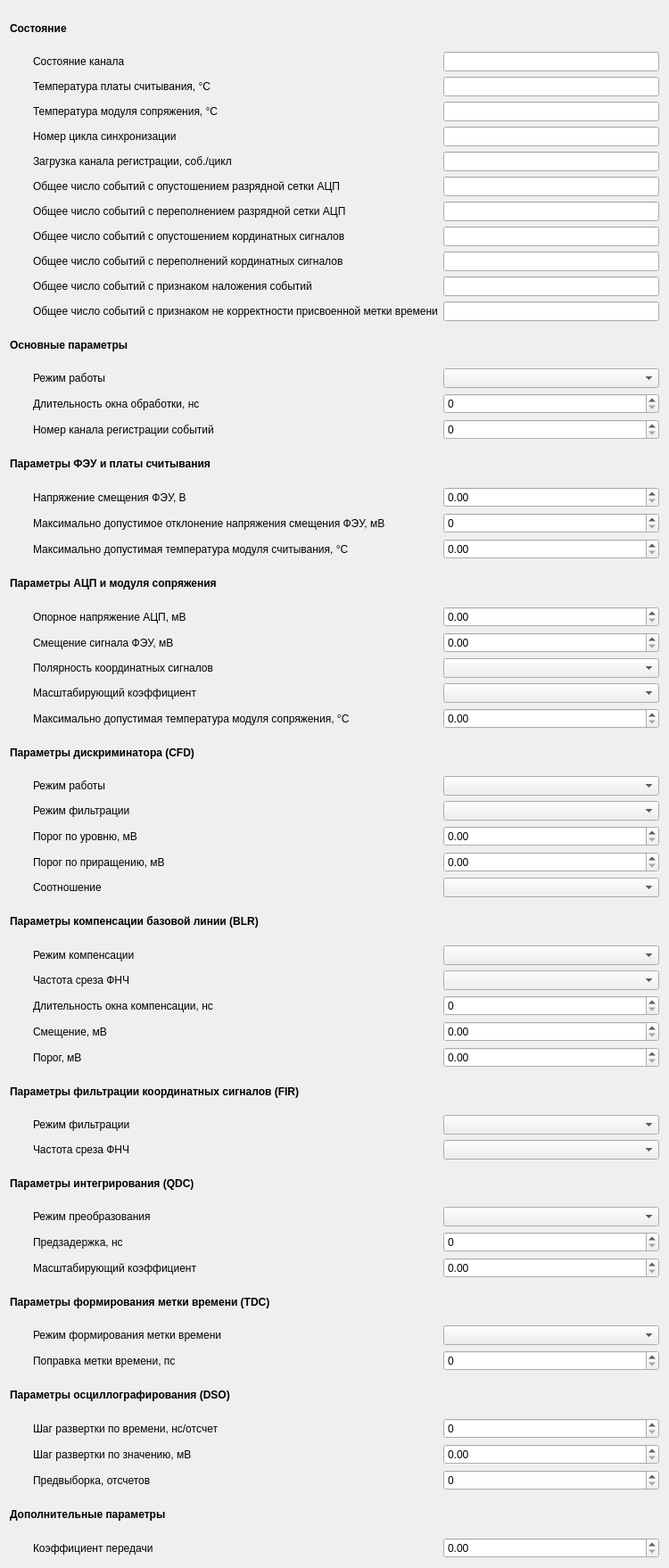
<?xml version="1.0" encoding="UTF-8"?>
<ui version="4.0">
 <class>PET_brg_sim_ch_page</class>
 <widget class="QWidget" name="PET_brg_sim_ch_page">
  <property name="geometry">
   <rect>
    <x>0</x>
    <y>0</y>
    <width>750</width>
    <height>1758</height>
   </rect>
  </property>
  <property name="windowTitle">
   <string>Form</string>
  </property>
  <layout class="QVBoxLayout" name="verticalLayout">
   <item>
    <layout class="QGridLayout" name="gridLayout">
     <item row="47" column="1">
      <widget class="QLabel" name="label_30">
       <property name="text">
        <string>Частота среза ФНЧ</string>
       </property>
      </widget>
     </item>
     <item row="55" column="0" colspan="3">
      <widget class="QLabel" name="label_34">
       <property name="font">
        <font>
         <weight>75</weight>
         <bold>true</bold>
        </font>
       </property>
       <property name="text">
        <string>Параметры осциллографирования (DSO)</string>
       </property>
      </widget>
     </item>
     <item row="10" column="1">
      <widget class="QLabel" name="label_53">
       <property name="text">
        <string>Общее число событий с переполнений кординатных сигналов</string>
       </property>
      </widget>
     </item>
     <item row="9" column="1">
      <widget class="QLabel" name="label_47">
       <property name="text">
        <string>Общее число событий с опустошением кординатных сигналов</string>
       </property>
      </widget>
     </item>
     <item row="50" column="2">
      <widget class="QSpinBox" name="sb_qdc_predelay"/>
     </item>
     <item row="17" column="1">
      <widget class="QLabel" name="label_19">
       <property name="text">
        <string>Номер канала регистрации событий</string>
       </property>
      </widget>
     </item>
     <item row="53" column="1">
      <widget class="QLabel" name="label_32">
       <property name="text">
        <string>Режим формирования метки времени</string>
       </property>
      </widget>
     </item>
     <item row="52" column="0" colspan="3">
      <widget class="QLabel" name="label_31">
       <property name="font">
        <font>
         <weight>75</weight>
         <bold>true</bold>
        </font>
       </property>
       <property name="text">
        <string>Параметры формирования метки времени (TDC)</string>
       </property>
      </widget>
     </item>
     <item row="33" column="1">
      <widget class="QLabel" name="label_15">
       <property name="text">
        <string>Порог по уровню, мВ</string>
       </property>
      </widget>
     </item>
     <item row="40" column="2">
      <widget class="QDoubleSpinBox" name="dsb_blr_offset"/>
     </item>
     <item row="27" column="1">
      <widget class="QLabel" name="label_13">
       <property name="text">
        <string>Полярность координатных сигналов</string>
       </property>
      </widget>
     </item>
     <item row="54" column="1">
      <widget class="QLabel" name="label_33">
       <property name="text">
        <string>Поправка метки времени, пс</string>
       </property>
      </widget>
     </item>
     <item row="40" column="1">
      <widget class="QLabel" name="label_7">
       <property name="text">
        <string>Смещение, мВ</string>
       </property>
      </widget>
     </item>
     <item row="22" column="2">
      <widget class="QDoubleSpinBox" name="dsb_readout_temp_max"/>
     </item>
     <item row="25" column="2">
      <widget class="QDoubleSpinBox" name="dsb_adc_reference"/>
     </item>
     <item row="26" column="1">
      <widget class="QLabel" name="label_14">
       <property name="text">
        <string>Смещение сигнала ФЭУ, мВ</string>
       </property>
      </widget>
     </item>
     <item row="56" column="2">
      <widget class="QSpinBox" name="sb_dso_time_step"/>
     </item>
     <item row="36" column="0" colspan="3">
      <widget class="QLabel" name="label_28">
       <property name="font">
        <font>
         <weight>75</weight>
         <bold>true</bold>
        </font>
       </property>
       <property name="text">
        <string>Параметры компенсации базовой линии (BLR)</string>
       </property>
      </widget>
     </item>
     <item row="26" column="2">
      <widget class="QDoubleSpinBox" name="dsb_in_offset"/>
     </item>
     <item row="28" column="2">
      <widget class="QComboBox" name="cb_in_scale"/>
     </item>
     <item row="50" column="1">
      <widget class="QLabel" name="label_10">
       <property name="text">
        <string>Предзадержка, нс</string>
       </property>
      </widget>
     </item>
     <item row="38" column="2">
      <widget class="QComboBox" name="cb_blr_fc"/>
     </item>
     <item row="47" column="2">
      <widget class="QComboBox" name="cb_fir_fc"/>
     </item>
     <item row="14" column="0" colspan="3">
      <widget class="QLabel" name="label_2">
       <property name="font">
        <font>
         <weight>75</weight>
         <bold>true</bold>
        </font>
       </property>
       <property name="text">
        <string>Основные параметры</string>
       </property>
      </widget>
     </item>
     <item row="53" column="2">
      <widget class="QComboBox" name="cb_tdc_mode"/>
     </item>
     <item row="41" column="1">
      <widget class="QLabel" name="label_3">
       <property name="text">
        <string>Порог, мВ</string>
       </property>
      </widget>
     </item>
     <item row="49" column="2">
      <widget class="QComboBox" name="cb_qdc_mode"/>
     </item>
     <item row="56" column="1">
      <widget class="QLabel" name="label_35">
       <property name="text">
        <string>Шаг развертки по времени, нс/отcчет</string>
       </property>
      </widget>
     </item>
     <item row="31" column="1">
      <widget class="QLabel" name="label_27">
       <property name="text">
        <string>Режим работы</string>
       </property>
      </widget>
     </item>
     <item row="23" column="0" colspan="3">
      <widget class="QLabel" name="label_23">
       <property name="font">
        <font>
         <weight>75</weight>
         <bold>true</bold>
        </font>
       </property>
       <property name="text">
        <string>Параметры АЦП и модуля сопряжения</string>
       </property>
      </widget>
     </item>
     <item row="57" column="1">
      <widget class="QLabel" name="label_36">
       <property name="text">
        <string>Шаг развертки по значению, мВ</string>
       </property>
      </widget>
     </item>
     <item row="31" column="2">
      <widget class="QComboBox" name="cb_cfd_mode"/>
     </item>
     <item row="58" column="2">
      <widget class="QSpinBox" name="sb_dso_prefetch"/>
     </item>
     <item row="19" column="1">
      <widget class="QLabel" name="label_17">
       <property name="text">
        <string>Напряжение смещения ФЭУ, В</string>
       </property>
      </widget>
     </item>
     <item row="51" column="2">
      <widget class="QDoubleSpinBox" name="dsb_qdc_scale"/>
     </item>
     <item row="39" column="1">
      <widget class="QLabel" name="label_4">
       <property name="text">
        <string>Длительность окна компенсации, нс</string>
       </property>
      </widget>
     </item>
     <item row="34" column="1">
      <widget class="QLabel" name="label_21">
       <property name="text">
        <string>Порог по приращению, мВ</string>
       </property>
      </widget>
     </item>
     <item row="41" column="2">
      <widget class="QDoubleSpinBox" name="dsb_blr_threshold"/>
     </item>
     <item row="39" column="2">
      <widget class="QSpinBox" name="sb_blr_gate_width"/>
     </item>
     <item row="35" column="1">
      <widget class="QLabel" name="label_38">
       <property name="text">
        <string>Соотношение</string>
       </property>
      </widget>
     </item>
     <item row="27" column="2">
      <widget class="QComboBox" name="cb_in_polarity"/>
     </item>
     <item row="33" column="2">
      <widget class="QDoubleSpinBox" name="dsb_cfd_l_threshold"/>
     </item>
     <item row="37" column="2">
      <widget class="QComboBox" name="cb_blr_mode"/>
     </item>
     <item row="29" column="2">
      <widget class="QDoubleSpinBox" name="dsb_ifmodule_temp_max"/>
     </item>
     <item row="28" column="1">
      <widget class="QLabel" name="label_24">
       <property name="text">
        <string>Масштабирующий коэффициент</string>
       </property>
      </widget>
     </item>
     <item row="46" column="2">
      <widget class="QComboBox" name="cb_fir_mode"/>
     </item>
     <item row="15" column="1">
      <widget class="QLabel" name="label">
       <property name="text">
        <string>Режим работы</string>
       </property>
      </widget>
     </item>
     <item row="16" column="2">
      <widget class="QSpinBox" name="sb_gate_width"/>
     </item>
     <item row="58" column="1">
      <widget class="QLabel" name="label_37">
       <property name="text">
        <string>Предвыборка, отсчетов</string>
       </property>
      </widget>
     </item>
     <item row="15" column="0">
      <widget class="QWidget" name="widget" native="true">
       <property name="sizePolicy">
        <sizepolicy hsizetype="Fixed" vsizetype="Preferred">
         <horstretch>0</horstretch>
         <verstretch>0</verstretch>
        </sizepolicy>
       </property>
       <property name="minimumSize">
        <size>
         <width>20</width>
         <height>0</height>
        </size>
       </property>
      </widget>
     </item>
     <item row="30" column="0" colspan="3">
      <widget class="QLabel" name="label_26">
       <property name="font">
        <font>
         <weight>75</weight>
         <bold>true</bold>
        </font>
       </property>
       <property name="text">
        <string>Параметры дискриминатора (CFD)</string>
       </property>
      </widget>
     </item>
     <item row="38" column="1">
      <widget class="QLabel" name="label_5">
       <property name="text">
        <string>Частота среза ФНЧ</string>
       </property>
      </widget>
     </item>
     <item row="35" column="2">
      <widget class="QComboBox" name="cb_cfd_fract"/>
     </item>
     <item row="37" column="1">
      <widget class="QLabel" name="label_29">
       <property name="text">
        <string>Режим компенсации</string>
       </property>
      </widget>
     </item>
     <item row="32" column="2">
      <widget class="QComboBox" name="cb_cfd_lpf_mode"/>
     </item>
     <item row="21" column="2">
      <widget class="QSpinBox" name="sb_pm_bias_deviation"/>
     </item>
     <item row="48" column="0" colspan="3">
      <widget class="QLabel" name="label_8">
       <property name="font">
        <font>
         <weight>75</weight>
         <bold>true</bold>
        </font>
       </property>
       <property name="text">
        <string>Параметры интегрирования (QDC)</string>
       </property>
      </widget>
     </item>
     <item row="57" column="2">
      <widget class="QDoubleSpinBox" name="dsb_dso_value_step"/>
     </item>
     <item row="54" column="2">
      <widget class="QSpinBox" name="sb_tdc_adj"/>
     </item>
     <item row="32" column="1">
      <widget class="QLabel" name="label_42">
       <property name="text">
        <string>Режим фильтрации</string>
       </property>
      </widget>
     </item>
     <item row="18" column="0" colspan="3">
      <widget class="QLabel" name="label_20">
       <property name="font">
        <font>
         <weight>75</weight>
         <bold>true</bold>
        </font>
       </property>
       <property name="text">
        <string>Параметры ФЭУ и платы считывания</string>
       </property>
      </widget>
     </item>
     <item row="51" column="1">
      <widget class="QLabel" name="label_11">
       <property name="text">
        <string>Масштабирующий коэффициент</string>
       </property>
      </widget>
     </item>
     <item row="44" column="0" colspan="3">
      <widget class="QLabel" name="label_6">
       <property name="font">
        <font>
         <weight>75</weight>
         <bold>true</bold>
        </font>
       </property>
       <property name="text">
        <string>Параметры фильтрации координатных сигналов (FIR)</string>
       </property>
      </widget>
     </item>
     <item row="21" column="1">
      <widget class="QLabel" name="label_12">
       <property name="text">
        <string>Максимально допустимое отклонение напряжения смещения ФЭУ, мВ</string>
       </property>
      </widget>
     </item>
     <item row="1" column="0" colspan="3">
      <widget class="QLabel" name="label_43">
       <property name="font">
        <font>
         <weight>75</weight>
         <bold>true</bold>
        </font>
       </property>
       <property name="text">
        <string>Состояние</string>
       </property>
      </widget>
     </item>
     <item row="49" column="1">
      <widget class="QLabel" name="label_41">
       <property name="text">
        <string>Режим преобразования</string>
       </property>
      </widget>
     </item>
     <item row="15" column="2">
      <widget class="QComboBox" name="cb_mode"/>
     </item>
     <item row="16" column="1">
      <widget class="QLabel" name="label_18">
       <property name="text">
        <string>Длительность окна обработки, нс</string>
       </property>
      </widget>
     </item>
     <item row="46" column="1">
      <widget class="QLabel" name="label_9">
       <property name="text">
        <string>Режим фильтрации</string>
       </property>
      </widget>
     </item>
     <item row="29" column="1">
      <widget class="QLabel" name="label_25">
       <property name="text">
        <string>Максимально допустимая температура модуля сопряжения, °C</string>
       </property>
      </widget>
     </item>
     <item row="3" column="1">
      <widget class="QLabel" name="label_49">
       <property name="text">
        <string>Температура платы считывания, °C</string>
       </property>
      </widget>
     </item>
     <item row="25" column="1">
      <widget class="QLabel" name="label_16">
       <property name="text">
        <string>Опорное напряжение АЦП, мВ</string>
       </property>
      </widget>
     </item>
     <item row="22" column="1">
      <widget class="QLabel" name="label_22">
       <property name="text">
        <string>Максимально допустимая температура модуля считывания, °C</string>
       </property>
      </widget>
     </item>
     <item row="4" column="1">
      <widget class="QLabel" name="label_48">
       <property name="text">
        <string>Температура модуля сопряжения, °C</string>
       </property>
      </widget>
     </item>
     <item row="8" column="1">
      <widget class="QLabel" name="label_51">
       <property name="text">
        <string>Общее число событий с переполнением разрядной сетки АЦП</string>
       </property>
      </widget>
     </item>
     <item row="17" column="2">
      <widget class="QSpinBox" name="sb_event_src"/>
     </item>
     <item row="11" column="1">
      <widget class="QLabel" name="label_54">
       <property name="text">
        <string>Общее число событий с признаком наложения событий</string>
       </property>
      </widget>
     </item>
     <item row="34" column="2">
      <widget class="QDoubleSpinBox" name="dsb_cfd_d_threshold"/>
     </item>
     <item row="2" column="1">
      <widget class="QLabel" name="label_50">
       <property name="text">
        <string>Состояние канала</string>
       </property>
      </widget>
     </item>
     <item row="6" column="1">
      <widget class="QLabel" name="label_52">
       <property name="text">
        <string>Загрузка канала регистрации, соб./цикл</string>
       </property>
      </widget>
     </item>
     <item row="5" column="1">
      <widget class="QLabel" name="label_55">
       <property name="text">
        <string>Номер цикла синхронизации</string>
       </property>
      </widget>
     </item>
     <item row="7" column="1">
      <widget class="QLabel" name="label_45">
       <property name="text">
        <string>Общее число событий с опустошением разрядной сетки АЦП</string>
       </property>
      </widget>
     </item>
     <item row="12" column="1">
      <widget class="QLabel" name="label_46">
       <property name="text">
        <string>Общее число событий с признаком не корректности присвоенной метки времени</string>
       </property>
      </widget>
     </item>
     <item row="2" column="2">
      <widget class="QLineEdit" name="le_state"/>
     </item>
     <item row="3" column="2">
      <widget class="QLineEdit" name="le_readout_temp"/>
     </item>
     <item row="4" column="2">
      <widget class="QLineEdit" name="le_ifmodule_temp"/>
     </item>
     <item row="5" column="2">
      <widget class="QLineEdit" name="le_sync_cycle"/>
     </item>
     <item row="6" column="2">
      <widget class="QLineEdit" name="le_utilisation"/>
     </item>
     <item row="7" column="2">
      <widget class="QLineEdit" name="le_adc_underflow"/>
     </item>
     <item row="8" column="2">
      <widget class="QLineEdit" name="le_adc_overflow"/>
     </item>
     <item row="9" column="2">
      <widget class="QLineEdit" name="le_qdc_underflow"/>
     </item>
     <item row="10" column="2">
      <widget class="QLineEdit" name="le_qdc_overflow"/>
     </item>
     <item row="11" column="2">
      <widget class="QLineEdit" name="le_gate_overlay"/>
     </item>
     <item row="12" column="2">
      <widget class="QLineEdit" name="le_ts_invalid"/>
     </item>
     <item row="19" column="2">
      <widget class="QDoubleSpinBox" name="dsb_pm_bias"/>
     </item>
     <item row="61" column="1">
      <widget class="QLabel" name="label_40">
       <property name="text">
        <string>Коэффициент передачи</string>
       </property>
      </widget>
     </item>
     <item row="60" column="0" colspan="3">
      <widget class="QLabel" name="label_39">
       <property name="font">
        <font>
         <weight>75</weight>
         <bold>true</bold>
        </font>
       </property>
       <property name="text">
        <string>Дополнительные параметры</string>
       </property>
      </widget>
     </item>
     <item row="61" column="2">
      <widget class="QDoubleSpinBox" name="dsb_in_gain"/>
     </item>
    </layout>
   </item>
  </layout>
 </widget>
 <resources/>
 <connections/>
</ui>
